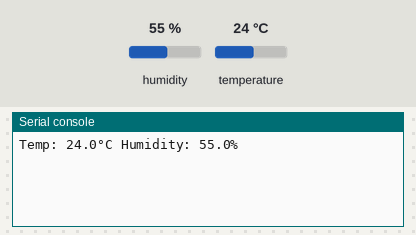
A program run on a simulated CircuitPython board. Parts: the last lines printed to the serial console. The test bench sets the inputs (shaded band); at power-on: humidity 55 %, temperature 24 °C.

Above: at 1.2 s.
1.3 s: humidity set to 22 %
At 3.5 s:
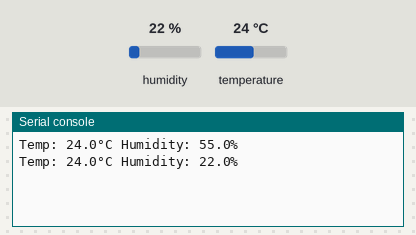
4.3 s: temperature set to 12 °C
At 5.9 s:
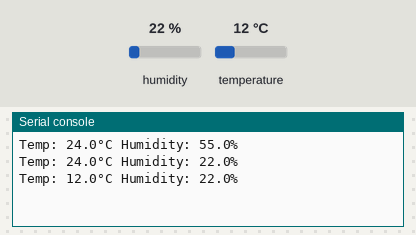
7.3 s: humidity set to 40 %
At 10.7 s:
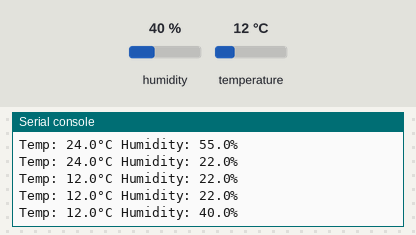
Timing chart, 0 to 12.2 s (numbered marks = the images above; inputs shaded):
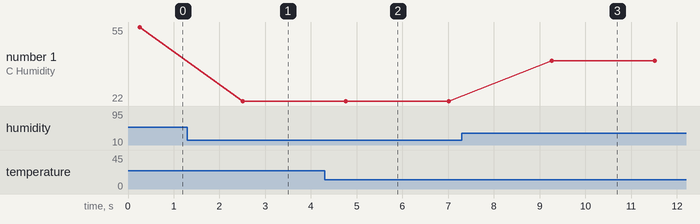

Measured:
- after the input at 1.3 s, the serial console: prints a new line after 1.2 s (image 1)
- after the input at 4.3 s, the serial console: prints a new line after 0.46 s (image 2)
- after the input at 7.3 s, the serial console: prints a new line after 2.0 s (image 3)
- plotted number 1: 55 → 22 after the input at 1.3 s, 22 → 40 after the input at 7.3 s

The program:

test.py
```python
import time
import board
import adafruit_dht

# must use use_pulseio=False
dht = adafruit_dht.DHT11(board.D4, use_pulseio=False)
while True:
    try:
        temp = dht.temperature
        hum = dht.humidity
        print(f"Temp: {temp:.1f}°C Humidity: {hum:.1f}%")
    except Exception as e:
# Any error from the DHT read will be caught here
        print("Error reading DHT11:", e)
    time.sleep(2)
```
